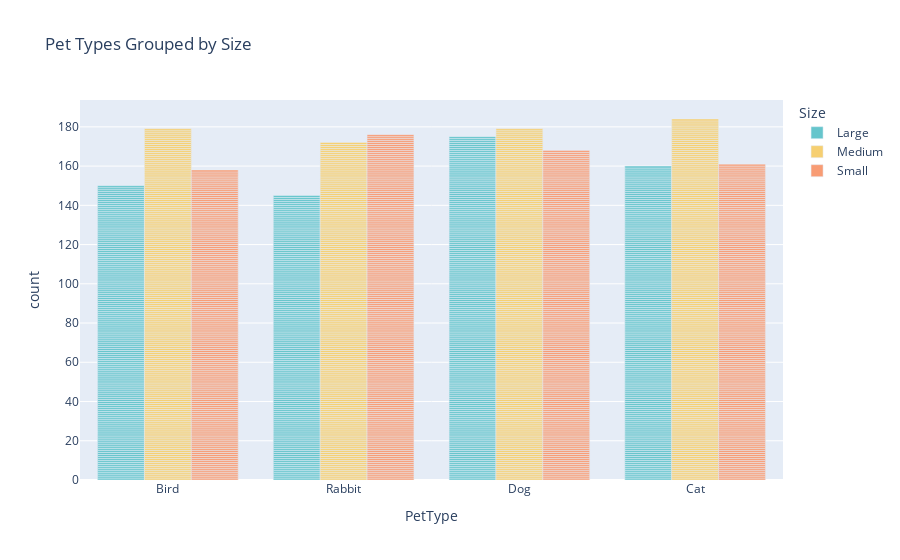

This figure's notebook cell:
### Code cell
# visualize pet types grouped by size
import plotly.express as px

# convert the variables to strings in order to group for plotly
df["PetType"] = df["PetType"].astype(str)
df["Size"] = df["Size"].astype(str)

fig = px.bar(
    df,
    x="PetType",
    color="Size",
    barmode="group",
    title="Pet Types Grouped by Size",
    color_discrete_sequence=px.colors.qualitative.Pastel
)

fig.show()

### Figure 1 — Plotly figure (JSON) as saved in the notebook; plotly's stock layout.template omitted (floating-point values rounded to 4 significant figures; data arrays with more than 128 entries replaced by an {"elided": "..."} marker saying what was removed)
{"data": [{"alignmentgroup": "True", "hovertemplate": "Size=Large<br>PetType=%{x}<br>count=%{y}<extra></extra>", "legendgroup": "Large", "marker": {"color": "rgb(102, 197, 204)", "pattern": {"shape": ""}}, "name": "Large", "offsetgroup": "Large", "orientation": "v", "showlegend": true, "textposition": "auto", "type": "bar", "x": {"elided": "630 str values"}, "xaxis": "x", "y": {"elided": "630 int values"}, "yaxis": "y"}, {"alignmentgroup": "True", "hovertemplate": "Size=Medium<br>PetType=%{x}<br>count=%{y}<extra></extra>", "legendgroup": "Medium", "marker": {"color": "rgb(246, 207, 113)", "pattern": {"shape": ""}}, "name": "Medium", "offsetgroup": "Medium", "orientation": "v", "showlegend": true, "textposition": "auto", "type": "bar", "x": {"elided": "714 str values"}, "xaxis": "x", "y": {"elided": "714 int values"}, "yaxis": "y"}, {"alignmentgroup": "True", "hovertemplate": "Size=Small<br>PetType=%{x}<br>count=%{y}<extra></extra>", "legendgroup": "Small", "marker": {"color": "rgb(248, 156, 116)", "pattern": {"shape": ""}}, "name": "Small", "offsetgroup": "Small", "orientation": "v", "showlegend": true, "textposition": "auto", "type": "bar", "x": {"elided": "663 str values"}, "xaxis": "x", "y": {"elided": "663 int values"}, "yaxis": "y"}], "layout": {"barmode": "group", "legend": {"title": {"text": "Size"}, "tracegroupgap": 0}, "title": {"text": "Pet Types Grouped by Size"}, "xaxis": {"anchor": "y", "domain": [0, 1], "title": {"text": "PetType"}}, "yaxis": {"anchor": "x", "domain": [0, 1], "title": {"text": "count"}}}}
